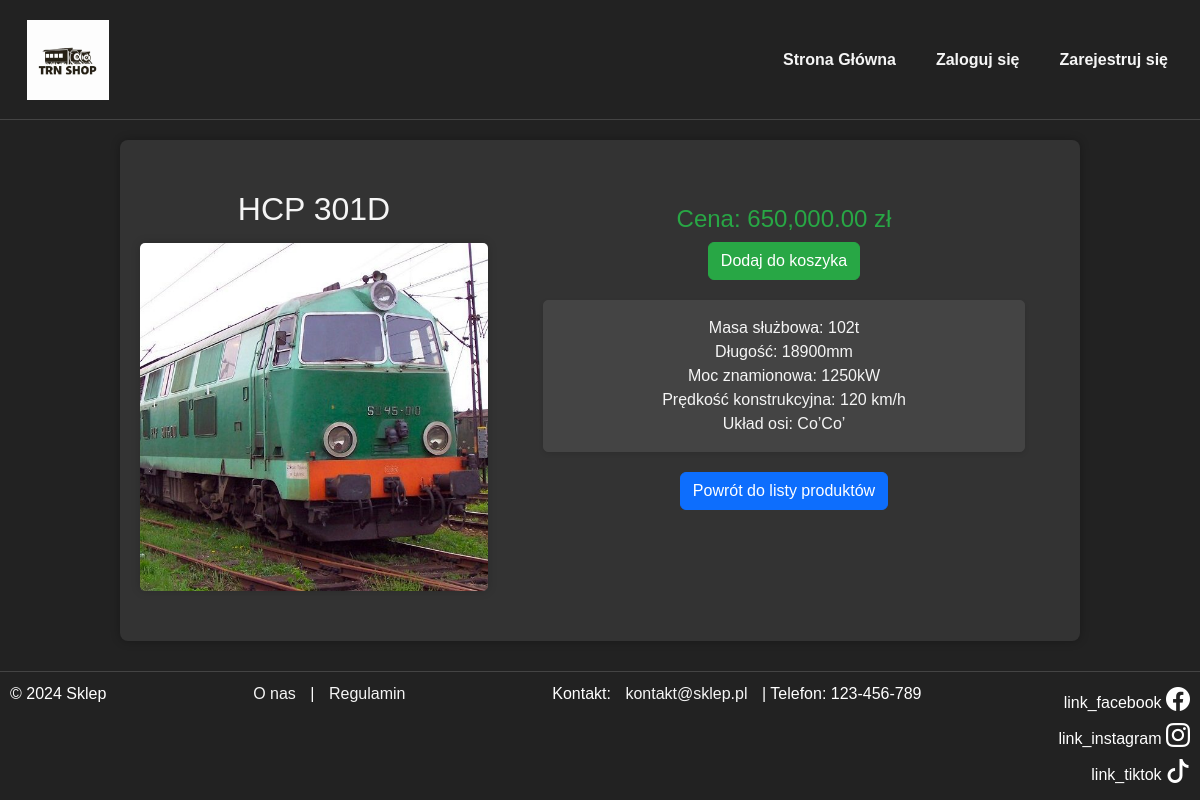
The app's page /produkt_strona.php?id_produktu=1 with its own data.
### tables this page shows
CREATE TABLE `produkty` (
  `id` int(11) NOT NULL,
  `nazwa` varchar(50) NOT NULL,
  `cena` decimal(10,0) NOT NULL,
  `id_kategoria` int(11) NOT NULL,
  `opis` text NOT NULL
);

### produkt_strona.php (the view, shortened to what this page needs)
<?php
    $conn = new mysqli("localhost", "root", "", "stronabaza");
    $id = isset($_GET["id_produktu"]) ? (int)$_GET["id_produktu"] : 0;
    $result = $conn->prepare('SELECT * FROM produkty WHERE id = ?');
    $result->bind_param('i', $id);
    $result->execute();
    $q_result = $result->get_result();
    if ($q_result->num_rows > 0) {
        $produkt = $q_result->fetch_assoc();
    } else {
        header("Location: index.php?message=Produkt%20nie%20znaleziony");
        exit();
    }
?>
<!DOCTYPE html>
<html lang="pl">
    <head>
        <link href="https://cdn.jsdelivr.net/npm/bootstrap@5.3.0-alpha1/dist/css/bootstrap.min.css" rel="stylesheet">
        <link href="https://cdn.jsdelivr.net/npm/bootstrap-icons/font/bootstrap-icons.css" rel="stylesheet">
        <link href="styl_1.css" rel="stylesheet">
    </head>
    <body>
        <nav class="navbar navbar-expand-lg navbar-dark">
            <div class="container-fluid">
                <a class="navbar-brand" href="index.php">
                    <img src="logo.jpg" alt="Logo Sklepu">
                </a>
                <div class="collapse navbar-collapse">
                    <ul class="navbar-nav ms-auto">
                        <li class="nav-item">
                            <a class="menu_button nav-link btn btn-outline-light" href="index.php">Strona Główna</a>
                        </li>
                        <?php
                            if(!isset($_SESSION["id"])) {
                                echo "<li class='nav-item'> <a class='menu_button nav-link btn btn-outline-primary' id='do_logowania' href='logowanie.php'>Zaloguj się</a> </li>";
                                echo "<li class='nav-item'> <a class='menu_button nav-link btn btn-outline-primary' id='do_rejestracji' href='rejestracja.php'>Zarejestruj się</a> </li>";
                            }elseif($_SESSION["id"]!=0){
                                echo "<li class='nav-item'> <a class='menu_button nav-link btn btn-outline-primary' id='do_panelu_klienta' href='panel_klienta.php'>Twoje konto</a> </li>";
                            }elseif($_SESSION["id"]=0){
                                echo "<li class='nav-item'> <a class='menu_button nav-link btn btn-outline-primary' id='do_panelu_administratora' href='admin.php'>Panel administratora</a> </li>";
                            }
                        ?>
                    </ul>
                </div>
            </div>
        </nav>
        <div class="container">
            <div class="main-content">
                <div class="image-section">
                    <h1><?php echo htmlspecialchars($produkt['nazwa']); ?></h1>
                    <img src="zdjecia_prod/<?php echo htmlspecialchars($produkt['id']);?>.jpg" alt="<?php echo htmlspecialchars($produkt['nazwa']); ?>">
                </div>
                <div class="product-info">
                    <h2>Cena: <?php echo number_format($produkt['cena'], 2); ?> zł</h2>
                    <button class="btn btn-success">Dodaj do koszyka</button>
                    <p><?php echo nl2br(htmlspecialchars($produkt['opis'])); ?></p>
                    <a href="index.php" class="btn btn-primary">Powrót do listy produktów</a>
                </div>
            </div>
        </div>
        <footer>
            <div>© 2024 Sklep</div>
            <div>
                <a href="o_nas.php">O nas</a>
                |
                <a href="regulamin.php">Regulamin</a></div>
            <p>Kontakt: <a href="mailto:kontakt@sklep.pl">kontakt@sklep.pl</a> | Telefon: 123-456-789</p>
            <div class="social-icons">
                <div><span>link_facebook</span> <i class="bi bi-facebook"></i></div>
                <div><span>link_instagram</span> <i class="bi bi-instagram"></i></div>
                <div><span>link_tiktok</span> <i class="bi bi-tiktok"></i></div>
            </div>
        </footer>
    </body>
</html>

### styl_1.css (style rules this page uses)
body { font-family: Arial, sans-serif; margin: 0; padding: 0; min-height: 100vh; display: flex; flex-direction: column; }
.navbar { background-color: #222; height: 120px; }
.navbar a { color: white; font-weight: bold; padding: 10px 15px; }
.navbar-brand img { height: 80px; }
.navbar-nav .nav-item .nav-link { color: #f5f5f5; padding: 10px 15px; }
.container { flex: 1; display: flex; justify-content: center; align-items: center; padding-top: 0px; padding-right: 40px; padding-bottom: 50px; padding-left: 40px; background-color: #fff; }
footer { background-color: #222; color: white; padding: 20px; display: flex; justify-content: space-between; border-top: 1px solid #444; }
footer .social-icons { display: flex; flex-direction: column; align-items: flex-end; }
footer .social-icons i { font-size: 24px; margin: 5px 0; color: white; }
footer a { color: #f5f5f5; text-decoration: none; margin: 0 10px; }
.menu_button { margin: 5px; }
.product-info { padding: 15px; text-align: center; }

### produkt_strona.php (style rules this page uses)
body { background-color: #222; color: #f5f5f5; font-family: Arial, sans-serif; }
.container { width: 80%; margin: auto; background: #333; padding: 20px; box-shadow: 0px 0px 10px rgba(0, 0, 0, 0.3); border-radius: 8px; }
.image-section { float: left; width: 40%; padding-right: 20px; }
.image-section img { width: 100%; border-radius: 5px; box-shadow: 0px 0px 10px rgba(0, 0, 0, 0.2); }
.product-info { float: left; width: 60%; color: #f5f5f5; }
.product-info h2 { color: #28a745; font-size: 24px; }
.product-info p { padding: 15px; border: 1px solid #444; border-radius: 5px; background-color: #444; / color: #f5f5f5; box-shadow: 0 2px 5px rgba(0, 0, 0, 0.1); margin: 20px; }
.btn-success { background-color: #28a745; border-color: #28a745; color: white; }
footer a { color: #f5f5f5; text-decoration: none; margin: 0 10px; }
footer { text-align: center; padding: 10px; background-color: #222; margin-top: 30px; border-top: 1px solid #444; }
.social-icons i { font-size: 24px; color: #ccc; margin: 0 10px; }
.navbar { background-color: #222; border-bottom: 1px solid #444; margin-bottom: 20px; }
.navbar-brand img { max-height: 80px; }
.navbar-nav .nav-item .nav-link { color: #f5f5f5; font-weight: bold; padding: 10px 15px; }
.menu_button { font-size: 16px; }
.image-section h1 { text-align: center; font-size: 2em; color: #f5f5f5; margin-bottom: 15px; }

### records on screen
produkty: nazwa "HCP 301D", cena "650,000.00", opis "Masa służbowa: 102t Długość: 18900mm Moc znamionowa: 1250kW Prędkość konstrukcyjna: 120 km/h Układ osi: Co’Co’"
